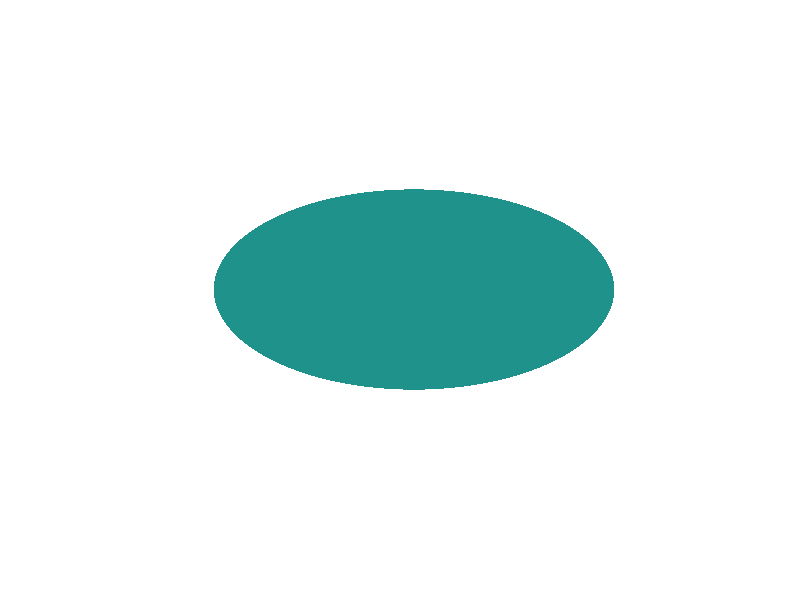

This chart was generated by the following MATLAB code: (Note: this script raises an error after producing the figure.)
%=============================================================================
% Copyright (c) 2026-present Allan CORNET (Nelson)
%=============================================================================
% This file is part of Nelson.
%=============================================================================
% LICENCE_BLOCK_BEGIN
% SPDX-License-Identifier: LGPL-3.0-or-later
% LICENCE_BLOCK_END
%=============================================================================
% Animate a bounded sequence of twisted parametric surfaces.
radialSamples = 20;
angularSamples = 180;
frameCount = 75;
angle = linspace(0, 2 * pi, angularSamples);
radialPosition = linspace(-1, 1, radialSamples).';
cosineGrid = repmat(cos(angle), radialSamples, 1);
sineGrid = repmat(sin(angle), radialSamples, 1);
twist = zeros(1, angularSamples);
radialCosine = radialPosition * cos(twist);
radialSine = radialPosition * sin(twist);

figureHandle = figure('Name', 'Twisted surface animation', ...
  'NumberTitle', 'off');
axesHandle = axes('Parent', figureHandle);
surfaceHandle = surf(axesHandle, (1 + radialCosine) .* cosineGrid, ...
  (1 + radialCosine) .* sineGrid, radialSine, radialSine);
set(surfaceHandle, 'EdgeColor', 'none');
axis(axesHandle, 'equal');
axis(axesHandle, [-2 2 -2 2 -1.2 1.2]);
set(axesHandle, 'XTick', -2:1:2, 'YTick', -2:0.5:2);
axis(axesHandle, 'off');
view(axesHandle, 3);
colormap(axesHandle, parula(256));

for frameIndex = 1:frameCount
  if ~isgraphics(figureHandle) || ~isgraphics(surfaceHandle)
    break
  end
  phase = 2 * pi * (frameIndex - 1) / frameCount;
  twist = 3 * pi * sin(phase) * sin(angle + phase);
  radialCosine = radialPosition * cos(twist);
  radialSine = radialPosition * sin(twist);
  set(surfaceHandle, 'XData', (1 + radialCosine) .* cosineGrid, ...
    'YData', (1 + radialCosine) .* sineGrid, 'ZData', radialSine, ...
    'CData', radialSine);
  title(axesHandle, sprintf('Twisted surface - frame %d', frameIndex));
  drawnow();
  pause(0.015);
end
%=============================================================================
